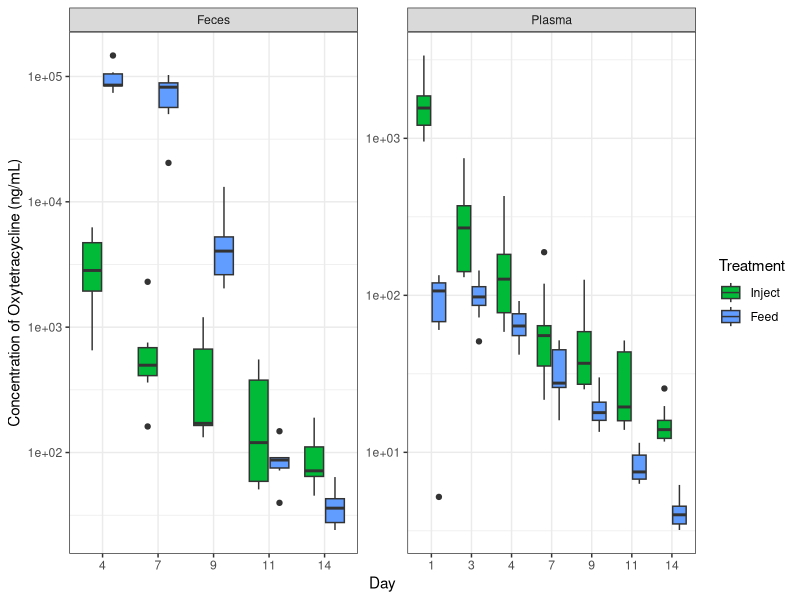
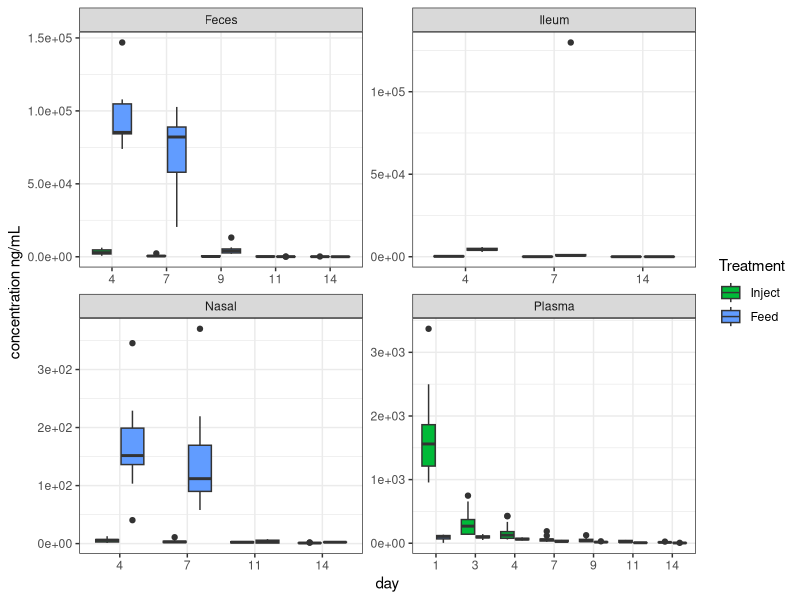
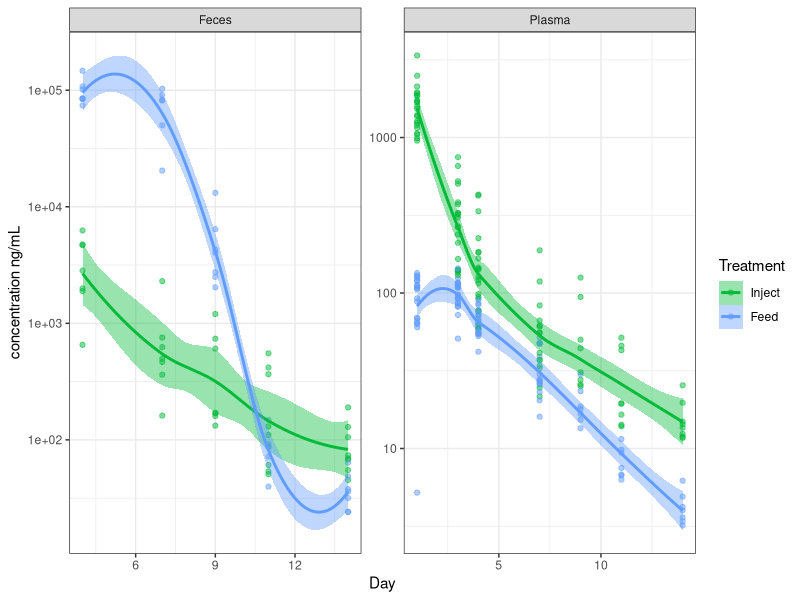
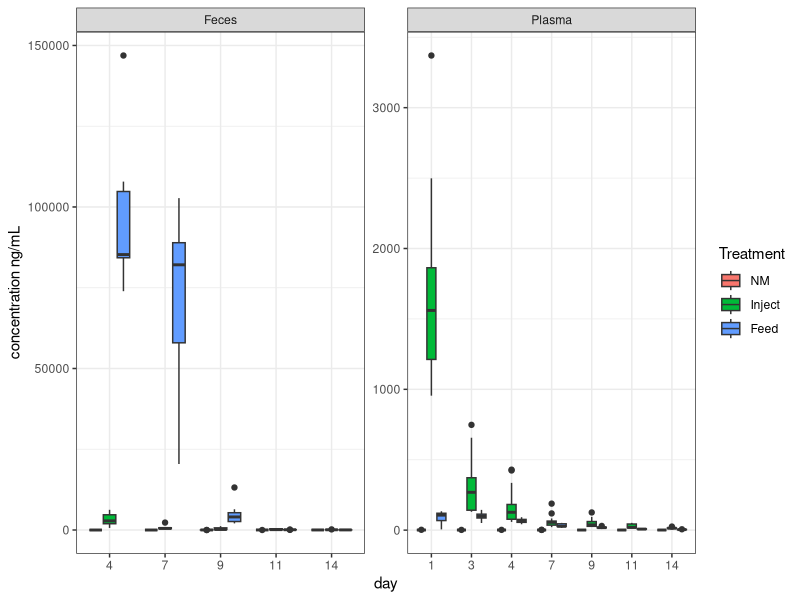
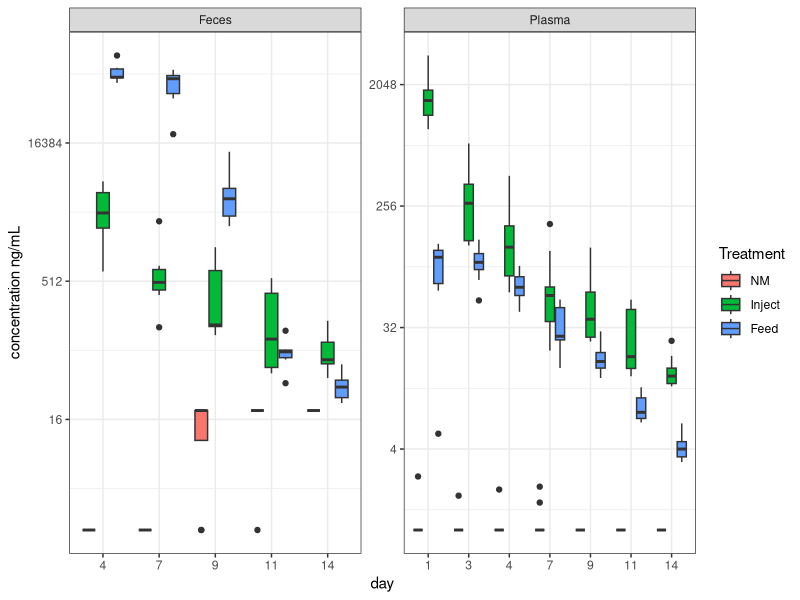

Write R code to recreate these figures, in order. (Note: this script raises an error after producing the figures.)



###### ABX conc. data  #########


getwd()
# setwd('~/FS1/reanal/')

library(tidyverse)
library(reshape2)

# functions used:
# grep()
# gsub()
# colnames()
# na.exclude()
# paste()


tis <- read.csv('./data/HansResults_tissues.csv', stringsAsFactors = FALSE)  # reads in data, already cleaned a little
meta <- read.csv('./data/hans_meta.csv', stringsAsFactors = FALSE)           # reads in some metadata

inj <- meta$Pig.ID.Numbers[grep('IM', meta$Control.treatment)]        # creates a vector of pig numbers that have 'IM' in their treatment column
oral <- meta$Pig.ID.Numbers[grep('In-feed', meta$Control.treatment)]    # creates a vector of pig numbers that have 'In-feed' in their treatment column
control <- meta$Pig.ID.Numbers[grep('Control', meta$Control.treatment)] # creates a vector of pig numbers that have 'Control' in their treatment column


tis$Time.Point <- as.numeric(gsub('D', '', tis$Time.Point))             # replaces the 'D' in the time column with '' (nothing)

tis.melt <- melt(tis, id.vars = c(1,2), measure.vars = c(3:6))          # converts to long dataframe format for easy plotting
tis.melt                                                                # just checking on the new long dataframe
colnames(tis.melt) <- c('pig', 'day', 'tissue', 'concentration')        # changing the column names to something I like
tis.melt$concentration <- gsub('NF', 0, tis.melt$concentration)         # replaces 'NF' with 0
tis.melt$concentration <- gsub('<', '', tis.melt$concentration)         # replaces '<' with '' (nothing)


tis.melt$concentration <- as.numeric(tis.melt$concentration)            # forces the concentration column to be numeric 
tis.melt <- na.exclude(tis.melt)                                        # removes NAs which were introduced in the previous line

tis.melt$treatment <- NA                                                # creates a new column 'treatment'
tis.melt$treatment[tis.melt$pig %in% control] <- 'control'              # assigns 'control' to pigs whose numbers are in the control vector we generated on line 11
tis.melt$treatment[tis.melt$pig %in% inj] <- 'inject'                   # assigns 'inject' to pigs whose numbers are in the control vector we generated on line 9
tis.melt$treatment[tis.melt$pig %in% oral] <- 'oral'                    # assigns 'oral' to pigs whose numbers are in the control vector we generated on line 10


tis.melt$dayXtreat <- paste(tis.melt$day, tis.melt$treatment, sep = '_') # creates a dayXtreatment column, it's just the day and treatment columns pasted together




tis.melt$day <- factor(tis.melt$day)                                     # makes the day column a factor (this means it is categorical data, not continuous data)


# this section uses tidyverse type pipes, filters, and ggplot to produce boxplots

tis.melt$concentration[tis.melt$concentration == 0] <- 1
tis.melt$Treatment <- ifelse(tis.melt$treatment == 'control', 'NM', 
                             ifelse(tis.melt$treatment == 'inject', 'Inject', 
                                    ifelse(tis.melt$treatment == 'oral', 'Feed', NA)))

tis.melt$Tissue <- ifelse(tis.melt$tissue == 'Serum', 'Plasma', 
                             ifelse(tis.melt$tissue == 'feces', 'Feces',
                                    ifelse(tis.melt$tissue == 'Nasal', 'Nasal', 
                                           ifelse(tis.melt$tissue == 'Ileum', 'Ileum', NA))))



tis.melt$Treatment <- factor(tis.melt$Treatment, levels = c('NM', 'Inject', 'Feed'))

tis.melt %>% filter(Treatment %in% c('Inject', 'Feed')) %>%
  filter(Tissue %in% c('Feces', 'Plasma')) %>% 
  filter(day != 0) %>% 
  ggplot(aes(x=day, y=concentration, group=dayXtreat, fill=Treatment)) +
  geom_boxplot() +
  ylab('Concentration of Oxytetracycline (ng/mL)') + xlab('Day') + scale_y_log10(labels=scales::scientific) +
  facet_wrap(~Tissue, scales = 'free')+
  theme_bw() + scale_fill_manual(values = c('#00BA38', '#619CFF'))

tis.melt %>% filter(Treatment %in% c('Inject', 'Feed')) %>%
  #filter(Tissue %in% c('Feces', 'Plasma')) %>% 
  filter(day != 0) %>% 
  ggplot(aes(x=day, y=concentration, group=dayXtreat, fill=Treatment)) +
  geom_boxplot() +
  ylab('concentration ng/mL') + scale_y_log10() +
  facet_wrap(~Tissue, scales = 'free')+
  theme_bw() + scale_fill_manual(values = c('#00BA38', '#619CFF'))+
  scale_y_continuous(labels = function(x) format(x, scientific = TRUE))



#
tis.melt$Day <- as.numeric(as.character(tis.melt$day))

tis.melt %>% filter(Treatment %in% c('Inject', 'Feed')) %>%
  filter(Tissue %in% c('Feces', 'Plasma')) %>% 
  filter(day != 0) %>% 
  ggplot(aes(x=Day, y=concentration, fill=Treatment, color=Treatment)) +
  geom_point(shape=21, alpha=.5) + geom_smooth() +
  ylab('concentration ng/mL') + scale_y_log10() +
  facet_wrap(~Tissue, scales = 'free')+
  theme_bw() + scale_fill_manual(values = c('#00BA38', '#619CFF'))+
  scale_color_manual(values = c('#00BA38', '#619CFF')) #+ 
  scale_y_continuous(labels = function(x) format(x, scientific = FALSE))









tis.melt %>% filter(tissue %in% c('Serum', 'feces')) %>%
  filter(day != 0) %>% 
  ggplot(aes(x=day, y=concentration, group=dayXtreat, fill=Treatment)) +
  geom_boxplot() +
  ylab('concentration ng/mL') +# scale_y_log10() +
  facet_wrap(~Tissue, scales = 'free')+
  theme_bw()

tis.melt %>% filter(tissue %in% c('Serum', 'feces')) %>%
  filter(day != 0) %>% 
  ggplot(aes(x=day, y=concentration, group=dayXtreat, fill=Treatment)) +
  geom_boxplot() +
  ylab('concentration ng/mL') + scale_y_continuous(trans = 'log2') +
  facet_wrap(~Tissue, scales = 'free')+
  theme_bw()



tis.melt %>% group_by(Treatment, day) %>% 
  summarise(mean_conc = mean(concentration)) %>% 
  spread(key=Treatment, value=mean_conc, -day)

scales::trans_new(transform = log2, inverse = exp)

tis.melt %>% filter(tissue == 'Serum') %>%                                 
  ggplot(aes(x=day, y=concentration, group=dayXtreat, fill=treatment)) +
  geom_boxplot() +
  ylab('concentration ng/mL') +
  ggtitle('Oxytet concentrations: Serum') +
  theme_bw()


tis.melt %>% filter(tissue == 'feces') %>%
  ggplot(aes(x=day, y=concentration, group=dayXtreat, fill=treatment)) +
  geom_boxplot() + ylab('concentration ng/mL') + ggtitle('Oxytet concentrations: Feces')

tis.melt %>% filter(tissue == 'Nasal') %>%
  ggplot(aes(x=day, y=concentration, group=dayXtreat, fill=treatment)) +
  geom_boxplot() + ylab('concentration ng/mL') + ggtitle('Oxytet concentrations: Nasal wash')


tis.melt %>% filter(tissue == 'Ileum') %>%
  ggplot(aes(x=day, y=concentration, group=dayXtreat, fill=treatment)) +
  geom_boxplot() + ylab('concentration ng/mL') + ggtitle('Ileum')

tis.melt <- tis.melt[!(tis.melt$concentration >129000 & tis.melt$tissue == 'Ileum'),]  # removed one crazy high outlier

tis.melt %>% filter(tissue == 'Ileum') %>%
  ggplot(aes(x=day, y=concentration, group=dayXtreat, fill=treatment)) +
  geom_boxplot() + ylab('concentration ng/mL') + ggtitle('Oxytet concentrations: Ileum')


tis.melt$group <- paste(tis.melt$pig, tis.melt$day, tis.melt$tissue, sep = '_')

feces.abx <- tis.melt %>% filter(tissue == 'feces')

#  Duplicated Pig numbers are an issue here. This is some fallout from when pig 50 was taken
# instead of pig 5 for a D4 necropsy.

#tis.melt %>% spread(tissue, concentration)


#tis.spread <- spread(tis.melt, key = tissue, value = concentration)


check <- tis.melt %>% group_by(day, tissue, Treatment) %>% summarise(mean=mean(concentration), 
                                                            n=n())

tis.melt[c(381,514),]
tis.melt[c(20,249),]
tis.melt[c(660,718),]
tis.melt[c(661,719),]

# this should fix the problem

tis.melt[c(381),]$pig <- 5
tis.melt[c(20),]$pig <- 5
tis.melt[c(718),]$pig <- 50
tis.melt[c(719),]$pig <- 50
